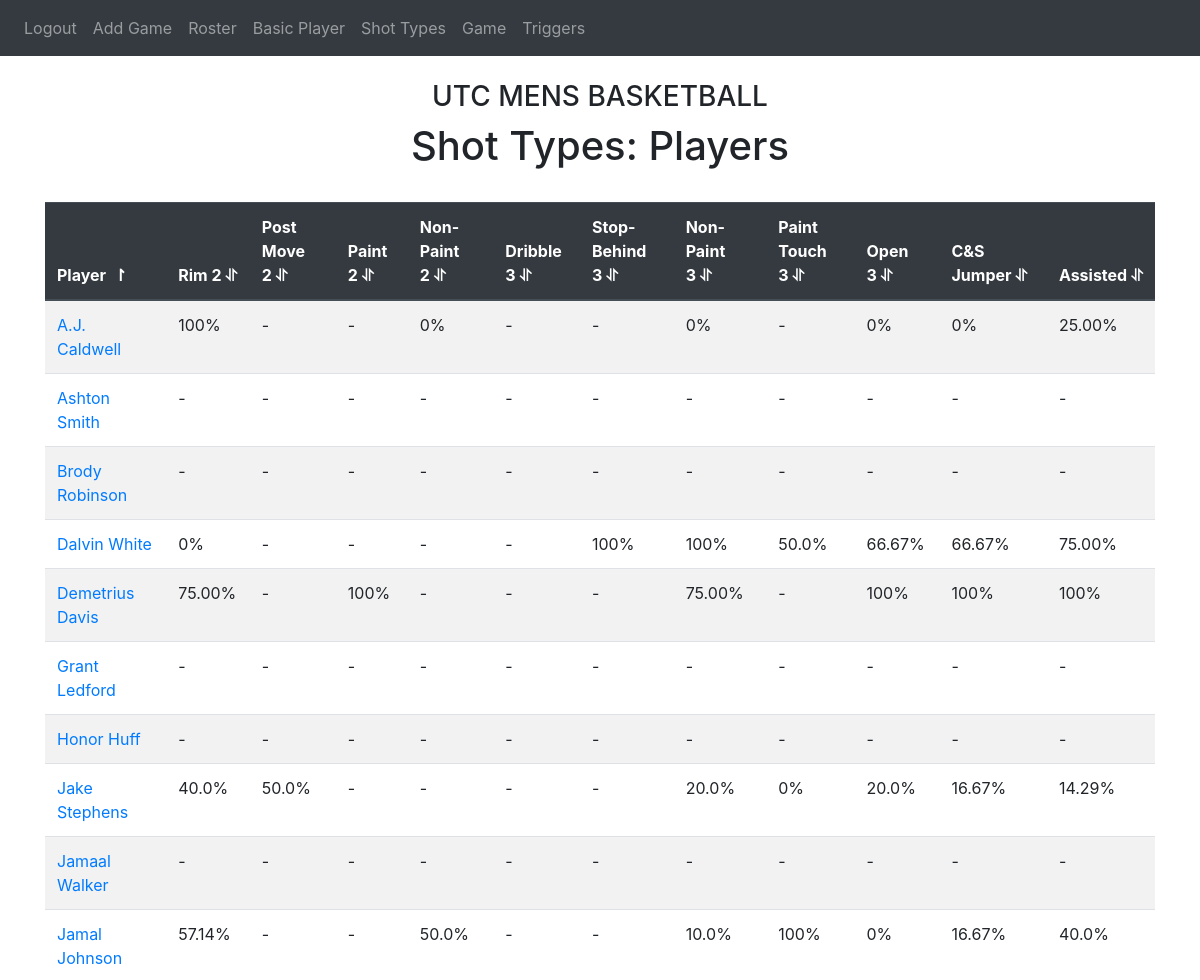
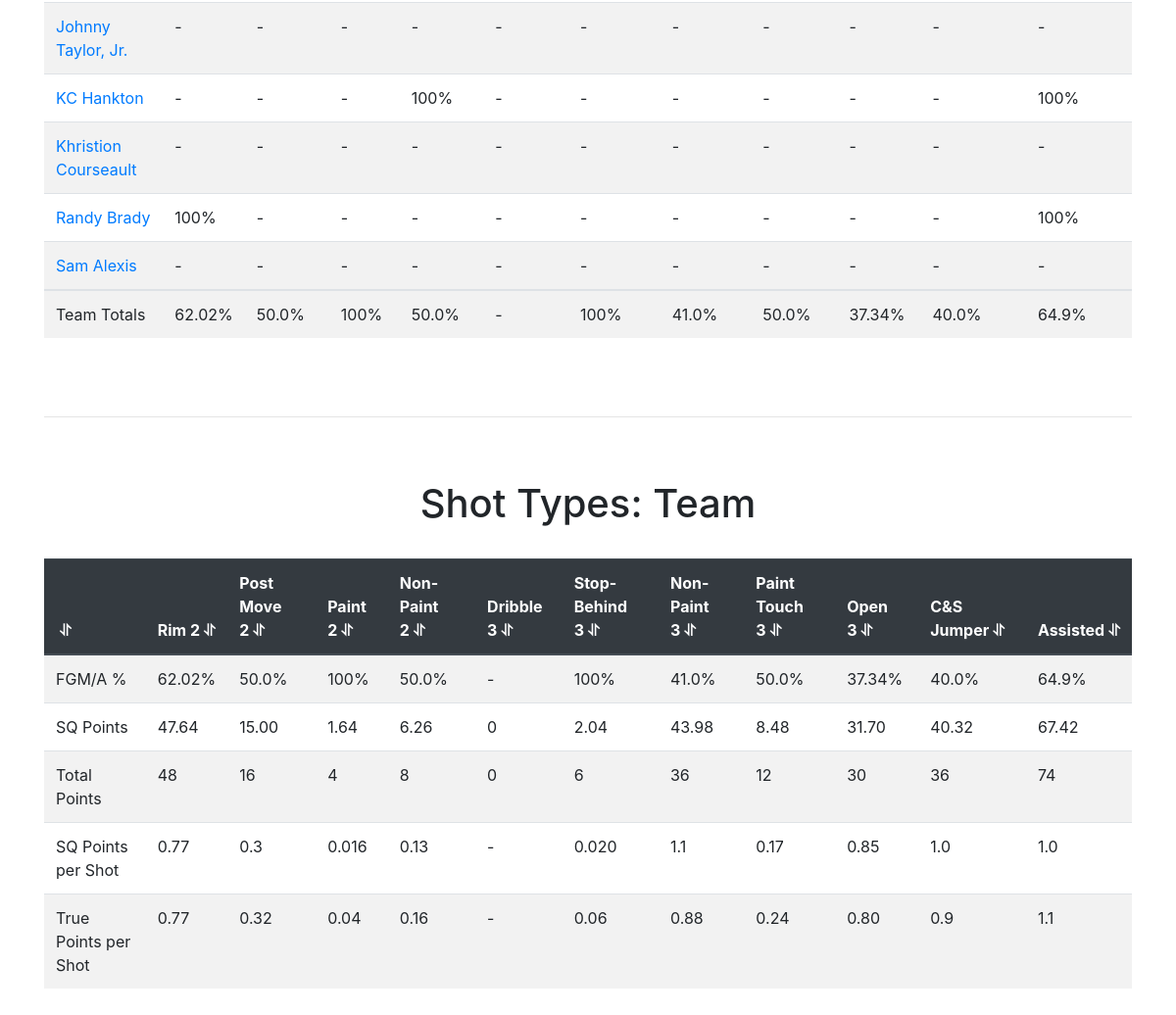
The page /shot_types (signed in) on the database its author committed (2 pictures, top to bottom).
### website/models.py (models this page shows)
class Player(db.Model):
    id = db.Column(db.Integer, primary_key = True)
    number = db.Column(db.Integer)
    initials = db.Column(db.String(5))
    name = db.Column(db.String(30))

### website/views.py (the view)
@views.route('/shot_types', methods=['GET','POST'])
@login_required
def shot_types():
    players = db.session.query(Player).all()
    games = db.session.query(Game).all()
    shot_name_list = []
    shot_name_list.append("R2")
    shot_name_list.append("PM2")
    shot_name_list.append("PT2")
    shot_name_list.append("NP2")
    shot_name_list.append("D3")
    shot_name_list.append("SB3")
    shot_name_list.append("NP3")
    shot_name_list.append("PT3")
    shot_players = []
    shot_sums = []
    sq_points = []
    total_points = []
    sq_per = []
    tp_per = []
    for i in range(len(shot_name_list)+3):
        if i<8:
            shot = shot_name_list[i]
        shotlist = []
        shootersum = 0
        totalshooters = 0
        first_run = True
        for player in players:
            getcontext().prec = 6
            if i<8:
                make = Decimal(db.session.query(Possession).filter(and_(Possession.shooter==player.id,Possession.result=="Make",Possession.shot==shot)).count())
                miss = Decimal(db.session.query(Possession).filter(and_(Possession.shooter==player.id,Possession.result=="Miss",Possession.shot==shot)).count())
                if first_run:
                    first_run = False
                    sq = db.session.query(Possession.esq).filter(and_((or_(Possession.result=="Miss",Possession.result=="Make")),Possession.shot==shot)).all()
                    totalsq = Decimal(0)
                    for x in sq:
                        totalsq += Decimal(x[0])
                    sq_points.append(totalsq)
                    pts = db.session.query(Possession.points).filter(and_((or_(Possession.result=="Miss",Possession.result=="Make")),Possession.shot==shot)).all()
                    totalpts = Decimal(0)
                    for x in pts:
                        totalpts += Decimal(x[0])
                    total_points.append(totalpts)
            if i == 8:
                make = Decimal(db.session.query(Possession).filter(and_(Possession.shooter==player.id,Possession.result=="Make",Possession.open3==1)).count())
                miss = Decimal(db.session.query(Possession).filter(and_(Possession.shooter==player.id,Possession.result=="Miss",Possession.open3==1)).count())
                if first_run:
                    first_run = False
                    sq = db.session.query(Possession.esq).filter(and_((or_(Possession.result=="Miss",Possession.result=="Make")),Possession.open3==1)).all()
                    totalsq = Decimal(0)
                    for x in sq:
                        totalsq += Decimal(x[0])
                    sq_points.append(totalsq)
                    pts = db.session.query(Possession.points).filter(and_((or_(Possession.result=="Miss",Possession.result=="Make")),Possession.open3==1)).all()
                    totalpts = Decimal(0)
                    for x in pts:
                        totalpts += Decimal(x[0])
                    total_points.append(totalpts)
            if i == 9:
                make = Decimal(db.session.query(Possession).filter(and_(Possession.shooter==player.id,Possession.result=="Make",Possession.csjumper==1)).count())
                miss = Decimal(db.session.query(Possession).filter(and_(Possession.shooter==player.id,Possession.result=="Miss",Possession.csjumper==1)).count())
                if first_run:
                    first_run = False
                    sq = db.session.query(Possession.esq).filter(and_((or_(Possession.result=="Miss",Possession.result=="Make")),Possession.csjumper==1)).all()
                    totalsq = Decimal(0)
                    for x in sq:
                        totalsq += Decimal(x[0])
                    sq_points.append(totalsq)
                    pts = db.session.query(Possession.points).filter(and_((or_(Possession.result=="Miss",Possession.result=="Make")),Possession.csjumper==1)).all()
                    totalpts = Decimal(0)
                    for x in pts:
                        totalpts += Decimal(x[0])
                    total_points.append(totalpts)
            if i == 10:
                make = Decimal(db.session.query(Possession).filter(and_(Possession.shooter==player.id,Possession.result=="Make",Possession.assist==1)).count())
                miss = Decimal(db.session.query(Possession).filter(and_(Possession.shooter==player.id,Possession.result=="Miss",Possession.assist==1)).count())
                if first_run:
                    first_run = False
                    sq = db.session.query(Possession.esq).filter(and_((or_(Possession.result=="Miss",Possession.result=="Make")),Possession.assist==1)).all()
                    totalsq = Decimal(0)
                    for x in sq:
                        totalsq += Decimal(x[0])
                    sq_points.append(totalsq)
                    pts = db.session.query(Possession.points).filter(and_((or_(Possession.result=="Miss",Possession.result=="Make")),Possession.assist==1)).all()
                    totalpts = Decimal(0)
                    for x in pts:
                        totalpts += Decimal(x[0])
                    total_points.append(totalpts)
            if (make+miss)!=0:
                perc = make /(make+miss)*Decimal(100)
                getcontext().prec = 4
                perc_round = perc+Decimal(0)
                shotlist.append(str(perc_round)+"%")
                shootersum += perc
                totalshooters += 1
            else:
                shotlist.append("-")
        getcontext().prec = 4
        if totalshooters != 0:
            shootersum = Decimal(shootersum)/Decimal(totalshooters)
            shootersum_str = str(shootersum)+"%"
        else:
            shootersum_str = "-"
        shot_players.append(shotlist)
        shot_sums.append(shootersum_str)
        if shootersum != 0:
            getcontext().prec = 6
            print(i)
            print(totalsq)
            print(shootersum)
            sq_per_num = totalsq/shootersum
            getcontext().prec = 2
            sq_per_num_round = sq_per_num + Decimal(0)
            sq_per.append(str(sq_per_num_round)) #ADD OR REMOVE PERCENT?
            getcontext().prec = 6
            tp_per_num = totalpts/shootersum
            getcontext().prec = 2
            tp_per_num_round = tp_per_num + Decimal(0)
            tp_per.append(str(tp_per_num_round)) #ADD OR REMOVE PERCENT?
        else:
            sq_per.append('-')
            tp_per.append('-')
    print(shot_sums)
    return render_template("shot_types.html", user=current_user, players=players, stats = shot_players, sums = shot_sums, sq = sq_points , tp = total_points, sqper = sq_per,tpper = tp_per)

### website/__init__.py (called while the page is built)
def create_app():
    app = Flask(__name__)
    app.config['SECRET_KEY'] = 'sdlkasdjfslkjl'
    app.config['SQLALCHEMY_DATABASE_URI'] = f'sqlite:///{DB_NAME}'
    db.init_app(app)
    from .views import views
    from .auth import auth
    app.register_blueprint(views,url_prefix='/')
    app.register_blueprint(auth,url_prefix='/')
    from .models import User, Note
    with app.app_context():
        db.create_all()
    login_manager = LoginManager()
    login_manager.login_view = 'auth.login'
    login_manager.init_app(app)
    @login_manager.user_loader
    def load_user(id):
        return User.query.get(int(id))
    with app.app_context():
        return app

### website/templates/shot_types.html (shortened to what this page needs)
{%extends "base.html"%} {%block style%}
<link
      rel="stylesheet"
      href="../static/tablesort.css"
    />
    <link href="//maxcdn.bootstrapcdn.com/font-awesome/4.1.0/css/font-awesome.min.css" rel="stylesheet">
{%endblock%}{% block title%}Home{%endblock%} {%block content%}
<h3 align="center">UTC MENS BASKETBALL</h3>
<h1 align="center">Shot Types: Players</h1>
<div class="table-responsive">
<table class='table table-striped'>
  <thead class = 'thead-dark'>
  <tr>
    <th>Player</th>
    <th>Rim 2</th>
    <th>Post Move 2</th>
    <th>Paint 2</th>
    <th>Non-Paint 2</th>
    <th>Dribble 3</th>
    <th>Stop-Behind 3</th>
    <th>Non-Paint 3</th>
    <th>Paint Touch 3</th>
    <th>Open 3</th>
    <th>C&#38;S Jumper</th>
    <th>Assisted</th>
  </tr>
  <thead>
  <tbody>
  {%for i in range(0,(players | length))%}
  <tr>
    <td><a href = ""onClick="enterPlayer({{players[i].id}})">{{players[i].name}}</a></td>
    {%for j in range(0,(stats | length))%}
    <td>{{stats[j][i]}}</td>
    {%endfor%}
  </tr>
  {%endfor%}
</tbody>
  <tr>
    <td>Team Totals</td>
    {%for i in range(0,(sums | length))%}
    <td>{{sums[i]}}</td>
    {%endfor%}
  </tr>
</table>
</div>
<hr>
<h1 align="center">Shot Types: Team</h1>
<div class="table-responsive">
<table class='table table-striped'>
  <thead class = 'thead-dark'>
    <tr>
      <th></th>
      <th>Rim 2</th>
      <th>Post Move 2</th>
      <th>Paint 2</th>
      <th>Non-Paint 2</th>
      <th>Dribble 3</th>
      <th>Stop-Behind 3</th>
      <th>Non-Paint 3</th>
      <th>Paint Touch 3</th>
      <th>Open 3</th>
      <th>C&#38;S Jumper</th>
      <th>Assisted</th>
    </tr>
  </thead>
    <tr>
      <td>FGM/A %</td>
      {%for i in range(0,(sums | length))%}
    <td>{{sums[i]}}</td>
    {%endfor%}
    </tr>
    <tr>
      <td>SQ Points</td>
      {%for i in range(0,(sq | length))%}
    <td>{{sq[i]}}</td>
    {%endfor%}
    </tr>
    <tr>
        <td>Total Points</td>
        {%for i in range(0,(tp | length))%}
    <td>{{tp[i]}}</td>
    {%endfor%}
      </tr>
      <tr>
        <td> SQ Points per Shot</td>
        {%for i in range(0,(sqper | length))%}
    <td>{{sqper[i]}}</td>
    {%endfor%}
      </tr>
      <tr>
        <td> True Points per Shot</td>
        {%for i in range(0,(sqper | length))%}
    <td>{{tpper[i]}}</td>
    {%endfor%}
      </tr>
  </table>
</div>
{%endblock%}

### website/static/tablesort.css (style rules this page uses)
.table-striped th { cursor: pointer; }
.table-striped th::after { content: '\00A0\⥯' }
.table-striped .th-sort-asc::after { content: '\00A0\00A0\↾'; }
.table-striped .th-sort-asc, .table-striped .th-sort-desc { background: rgba(168, 27, 27, 0.1); }

### rows shown on the page
Player: name "A.J. Caldwell"
Player: name "KC Hankton"
Player: name "Jamaal Walker"
Player: name "Honor Huff"
Player: name "Sam Alexis"
Player: name "Jamal Johnson"
Player: name "Dalvin White"
Player: name "Ashton Smith"
Player: name "Johnny Taylor, Jr."
Player: name "Khristion Courseault"
Player: name "Demetrius Davis"
Player: name "Jake Stephens"
Player: name "Randy Brady"
Player: name "Grant Ledford"
Player: name "Brody Robinson"

### other values the page prints
{{ stats[j][i] }} "100%" "-" "-" "0%" "-" "-" "0%" "-" "0%" "0%" "25.00%" "-" "-" "-" "100%" "-" "-" "-" "-" "-" "-" "100%" "-" "-" "-" "-" "-" "-" "-" "-" "-" "-" "-" "-" "-" "-" "-" "-" "-" "-" "-" "-" "-" "-" "-" "-" "-" "-" "-" "-" "-" "-" "-" "-" "-" "57.14%" "-" "-" "50.0%" "-" "-" "10.0%" "100%" "0%" "16.67%" "40.0%" "0%" "-" "-" "-" "-" "100%" "100%" "50.0%" "66.67%" "66.67%" "75.00%" "-" "-" "-" "-" "-" "-" "-" "-" "-" "-" "-" "-" "-" "-" "-" "-" "-" "-" "-" "-" "-" "-" "-" "-" "-" "-" "-" "-" "-" "-" "-" "-" "-" "75.00%" "-" "100%" "-" "-" "-" "75.00%" "-" "100%" "100%" "100%" "40.0%" "50.0%" "-" "-" "-" "-" "20.0%" "0%" "20.0%" "16.67%" "14.29%" "100%" "-" "-" "-" "-" "-" "-" "-" "-" "-" "100%" "-" "-" "-" "-" "-" "-" "-" "-" "-" "-" "-" "-" "-" "-" "-" "-" "-" "-" "-" "-" "-" "-"
{{ sums[i] }} "62.02%" "50.0%" "100%" "50.0%" "-" "100%" "41.0%" "50.0%" "37.34%" "40.0%" "64.9%"
{{ sq[i] }} "47.64" "15.00" "1.64" "6.26" "0" "2.04" "43.98" "8.48" "31.70" "40.32" "67.42"
{{ tp[i] }} "48" "16" "4" "8" "0" "6" "36" "12" "30" "36" "74"
{{ sqper[i] }} "0.77" "0.3" "0.016" "0.13" "-" "0.020" "1.1" "0.17" "0.85" "1.0" "1.0"
{{ tpper[i] }} "0.77" "0.32" "0.04" "0.16" "-" "0.06" "0.88" "0.24" "0.80" "0.9" "1.1"
